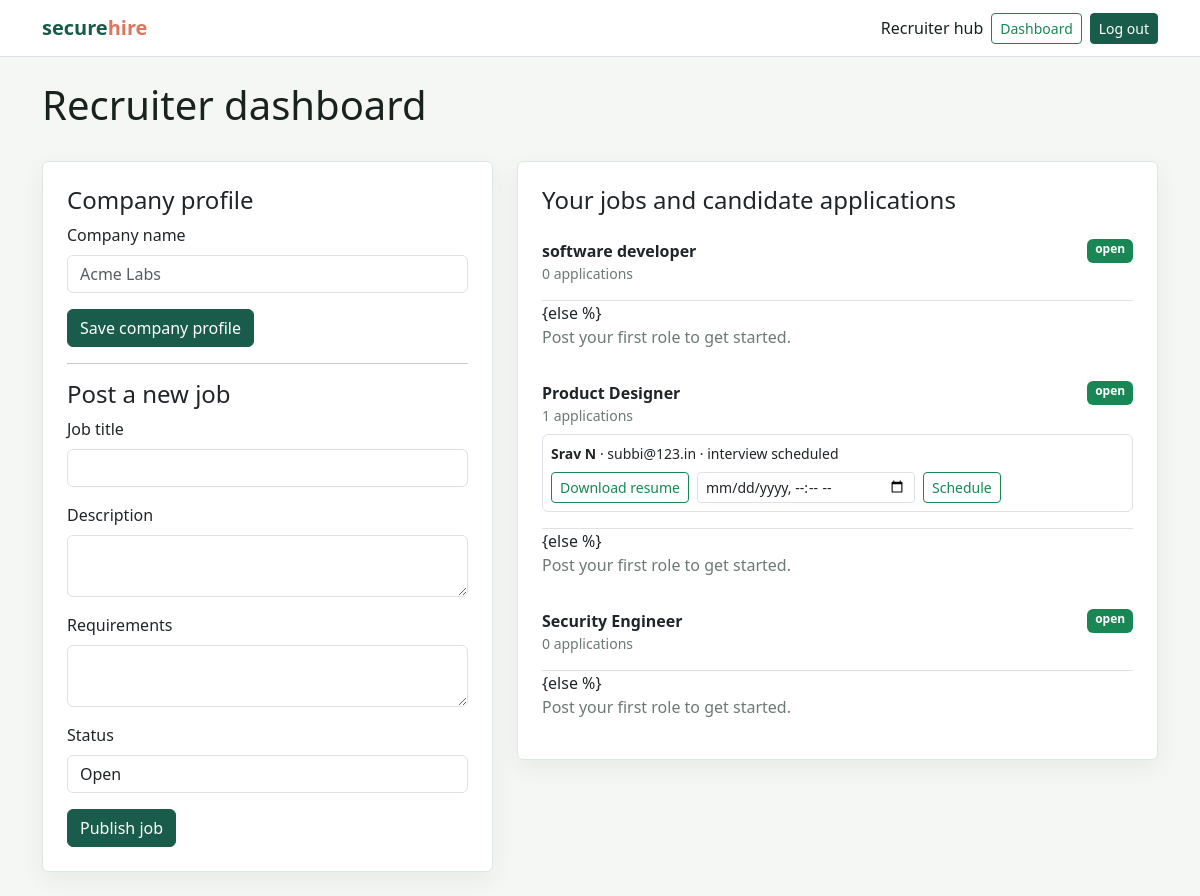
The page /recruiter (signed in) on the database its author committed.
### flask_app/models.py (models this page shows)
class Job(db.Model):
    id = db.Column(db.Integer, primary_key=True)
    title = db.Column(db.String(160), nullable=False)
    description = db.Column(db.Text, nullable=False)
    requirements = db.Column(db.Text, nullable=False)
    posted_by = db.Column(db.Integer, db.ForeignKey("user.id"), nullable=False)
    status = db.Column(db.String(20), default="open", nullable=False)
    created_at = db.Column(db.DateTime, default=datetime.utcnow, nullable=False)
    applications = db.relationship("Application", backref="job", lazy=True, cascade="all, delete-orphan")

class Application(db.Model):
    id = db.Column(db.Integer, primary_key=True)
    job_id = db.Column(db.Integer, db.ForeignKey("job.id"), nullable=False)
    candidate_name = db.Column(db.String(120), nullable=False)
    candidate_email = db.Column(db.String(255), nullable=False)
    resume = db.Column(db.String(255), nullable=False)
    status = db.Column(db.String(30), default="submitted", nullable=False)
    interview_at = db.Column(db.DateTime)
    applied_at = db.Column(db.DateTime, default=datetime.utcnow, nullable=False)

### flask_app/app.py (the view, shortened to what this page needs)
    @app.route("/recruiter", methods=["GET", "POST"])
    @app.recruiter_required
    def recruiter_dashboard():
        if request.method == "POST" and "company_name" in request.form:
            current_user.company_name = request.form.get("company_name", "").strip()[:160]
            db.session.commit()
            flash("Company profile updated.", "success")
            return redirect(url_for("recruiter_dashboard"))
        form = JobForm()
        jobs = Job.query.filter_by(posted_by=current_user.id).order_by(Job.created_at.desc()).all()
        return render_template("recruiter.html", form=form, jobs=jobs, company_name=current_user.company_name or "")

### flask_app/forms.py
class JobForm(FlaskForm):
    title = StringField("Job title", validators=[DataRequired(), Length(max=160)])
    description = TextAreaField("Description", validators=[DataRequired(), Length(max=5000)])
    requirements = TextAreaField("Requirements", validators=[DataRequired(), Length(max=5000)])
    status = SelectField("Status", choices=[("open", "Open"), ("closed", "Closed")], validators=[DataRequired()])
    submit = SubmitField("Publish job")

### flask_app/templates/recruiter.html
{% extends 'base.html' %}{% block title %}Recruiter dashboard | SecureHire{% endblock %}{% block content %}<h1>Recruiter dashboard</h1><div class="row g-4 mt-1"><div class="col-lg-5"><div class="card p-4"><h2 class="h4">Company profile</h2><form method="post"><input type="hidden" name="csrf_token" value="{{ csrf_token() }}"><div class="mb-3"><label class="form-label" for="company_name">Company name</label><input class="form-control" id="company_name" name="company_name" value="{{ company_name }}" placeholder="Acme Labs" required></div><button class="btn btn-primary">Save company profile</button></form><hr><h2 class="h4">Post a new job</h2><form method="post">{{ form.hidden_tag() }}{% for field in form if field.name not in ['csrf_token','submit'] %}<div class="mb-3">{{ field.label(class='form-label') }}{{ field(class='form-control') }}{% for error in field.errors %}<div class="text-danger small">{{ error }}</div>{% endfor %}</div>{% endfor %}{{ form.submit(class='btn btn-primary') }}</form></div></div><div class="col-lg-7"><div class="card p-4"><h2 class="h4">Your jobs and candidate applications</h2>{% for job in jobs %}<div class="border-bottom py-3"><div class="d-flex justify-content-between"><strong>{{ job.title }}</strong><span class="badge text-bg-success">{{ job.status }}</span></div><div class="text-muted small">{{ job.applications|length }} applications</div>{% for application in job.applications %}<div class="mt-2 border rounded p-2"><div class="small"><strong>{{ application.candidate_name }}</strong> · {{ application.candidate_email }} · {{ application.status }}</div><div class="d-flex gap-2 mt-2 flex-wrap"><a class="btn btn-sm btn-outline-success" href="{{ url_for('download_resume', filename=application.resume) }}" target="_blank">Download resume</a><form class="d-flex gap-2" method="post" action="{{ url_for('schedule_interview', application_id=application.id) }}"><input type="hidden" name="csrf_token" value="{{ csrf_token() }}"><input class="form-control form-control-sm" type="datetime-local" name="interview_at" required aria-label="Interview time"><button class="btn btn-sm btn-outline-success">Schedule</button></form></div></div>{% endfor %}</div>{else %}<p class="text-muted">Post your first role to get started.</p>{% endfor %}</div></div></div>{% endblock %}

### flask_app/templates/base.html (shortened to what this page needs)
<!doctype html>
<html lang="en"><head><link href="https://cdn.jsdelivr.net/npm/bootstrap@5.3.3/dist/css/bootstrap.min.css" rel="stylesheet"></head><body><nav class="navbar navbar-expand-lg bg-white border-bottom"><div class="container"><a class="navbar-brand brand" href="{{ url_for('home') }}">secure<span>hire</span></a><div class="d-flex gap-2 align-items-center">{% if current_user.is_authenticated and current_user.role == 'candidate' %}<a class="nav-link" href="{{ url_for('jobs') }}">Find jobs</a><a class="nav-link" href="{{ url_for('profile') }}">Profile</a>{% elif current_user.is_authenticated and current_user.role == 'recruiter' %}<a class="nav-link" href="{{ url_for('recruiter_dashboard') }}">Recruiter hub</a>{% elif current_user.is_authenticated and current_user.role == 'tester' %}<a class="nav-link" href="{{ url_for('tester_dashboard') }}">Tester hub</a>{% elif current_user.is_authenticated and current_user.role == 'admin' %}<a class="nav-link" href="{{ url_for('admin_dashboard') }}">Admin hub</a>{% endif %}{% if current_user.is_authenticated %}<a class="btn btn-sm btn-outline-success" href="{{ url_for('dashboard') }}">Dashboard</a><a class="btn btn-sm btn-primary" href="{{ url_for('logout') }}">Log out</a>{% else %}<a class="btn btn-sm btn-outline-success" href="{{ url_for('login') }}">Sign in</a><a class="btn btn-sm btn-primary" href="{{ url_for('register') }}">Create account</a>{% endif %}</div></div></nav><main class="container py-4">{% block content %}{% endblock %}</main></body></html>

### flask_app/templates/base.html (style rules this page uses)
body { background:#f5f7f4;color:#18221f }
.brand { color:#195c4b;font-weight:700 }
.brand span { color:#df755f }
.card { border:1px solid #dfe7e2;box-shadow:0 8px 24px #172e2710 }
.btn-primary { background:#195c4b;border-color:#195c4b }
.text-muted { color:#6c7974!important }

### rows shown on the page
Job: title "software developer", status "open", applications|length "0"
Job: title "Product Designer", status "open", applications|length "1"
Application: candidate_name "Srav N", candidate_email "subbi@123.in", status "interview scheduled"
Job: title "Security Engineer", status "open", applications|length "0"

### other values the page prints
{{ field.label(class='form-label') }} "Job title" "Description" "Requirements" "Status"
